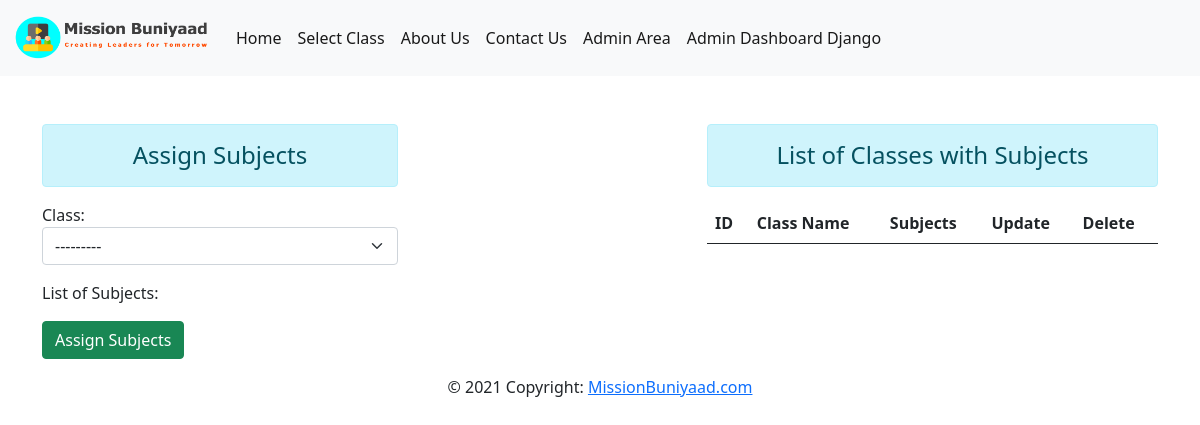
Before: /assignsubject with the older database file.
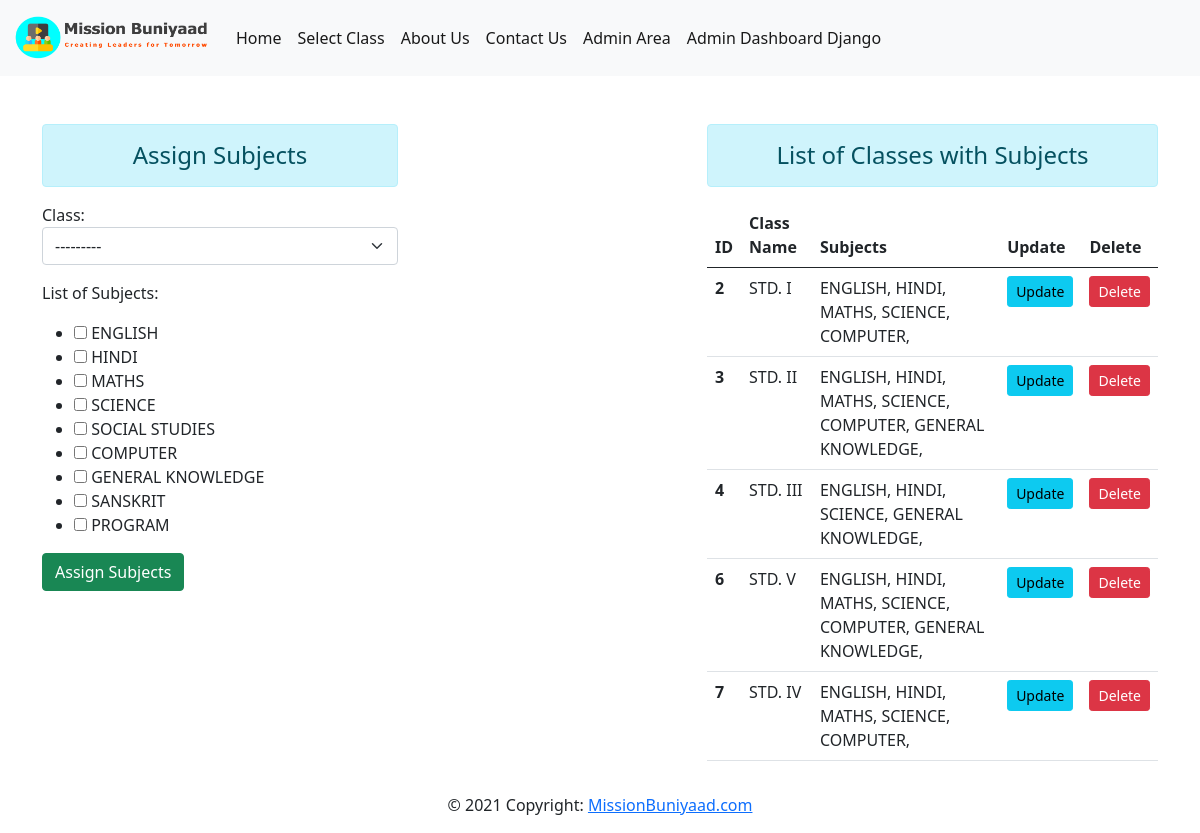
After: the same page with the newer database file.
### home/models.py (models this page shows)
class AssignSubject(models.Model):
    classname = models.ForeignKey(Standard,verbose_name='Class',on_delete=models.CASCADE)
    subjectname = models.ManyToManyField(Subject,verbose_name=' List of Subjects')

class Standard(models.Model):
    name = models.CharField(max_length=20)
    def __str__(self):
        return self.name

class Subject(models.Model):
    name = models.CharField(max_length=20)
    def __str__(self):
        return self.name

### home/views.py (the view)
# urls.py: path('assignsubject',views.assignSubject, name="assignsubject"),
def assignSubject(request):
    form = AssignSubjectForm()
    if request.method=='POST':
        form = AssignSubjectForm(request.POST)
        if form.is_valid:
            form.save()
        form = AssignSubjectForm()
    std = AssignSubject.objects.all()
    context = {'form':form, 'std':std}
    return render(request, 'assignsubject.html', context)

### home/forms.py
class AssignSubjectForm(forms.ModelForm):
    class Meta:
        model = AssignSubject
        fields = '__all__'
        widgets = {
            'classname' : forms.Select(attrs={'class':'form-select'}),
            'subjectname' : forms.CheckboxSelectMultiple(attrs={'class':'form-check-label'})
            }

### home/templates/assignsubject.html (shortened to what this page needs)
{% extends 'base.html' %}
{% block content%}
    <div class="row">
       <div class="col-sm-4">
        <h4 class="text-center alert alert-info">Assign Subjects</h4>
        <form action="" method="POST">
            {{form.as_p}}
            <input type="submit" class = "btn btn-success" value="Assign Subjects">
        </form>
       </div>
    <div class="col-sm-5 offset-3">
            <h4 class="text-center alert alert-info">List of Classes with Subjects</h4>
            <table class="table table-hover">
                <thead>
                    <tr>
                    <th scope="col">ID</th>
                    <th scope="col">Class Name</th>
                    <th scope="col">Subjects</th>
                    <th scope="col">Update</th>
                    <th scope="col">Delete</th>
                    </tr>
                </thead>
                <tbody>
                    {% for st in std %}
                        <tr>
                        <th scope="row">{{st.id}}</th>
                        <td>{{st.classname}}</td>
                        <td>
                            {% for s in st.subjectname.all %}
                                {{s}},
                            {% endfor %}
                        </td>
                        <td> <a href="{% url 'updateassignsubject' st.id %}" class="btn btn-info btn-sm">Update</a> </td>
                        <td> <a href="{% url 'deleteassignsubject' st.id %}" class="btn btn-danger btn-sm">Delete</a> </td>
                        </tr>
                    {% endfor %}
                </tbody>
            </table>
        </div>
{% endblock %}

Changed rows visible on the page:
added AssignSubject: id "2", classname "STD. I"
added Subject: name "ENGLISH"
added Subject: name "HINDI"
added Subject: name "MATHS"
added Subject: name "SCIENCE"
added Subject: name "COMPUTER"
added AssignSubject: id "3", classname "STD. II"
added Subject: name "GENERAL KNOWLEDGE"
added AssignSubject: id "4", classname "STD. III"
added AssignSubject: id "6", classname "STD. V"
added AssignSubject: id "7", classname "STD. IV"
Other visible differences:
form field subjectname: (not shown) → "☐ ☐ ☐ ☐ ☐ ☐ ☐ ☐ ☐"
text no longer shown: "Class: List of Subjects:"
text now shown: "Class: List of Subjects: ENGLISH HINDI MATHS SCIENCE SOCIAL STUDIES COMPUTER GENERAL KNOWLEDGE SANSKRIT PROGRAM"
